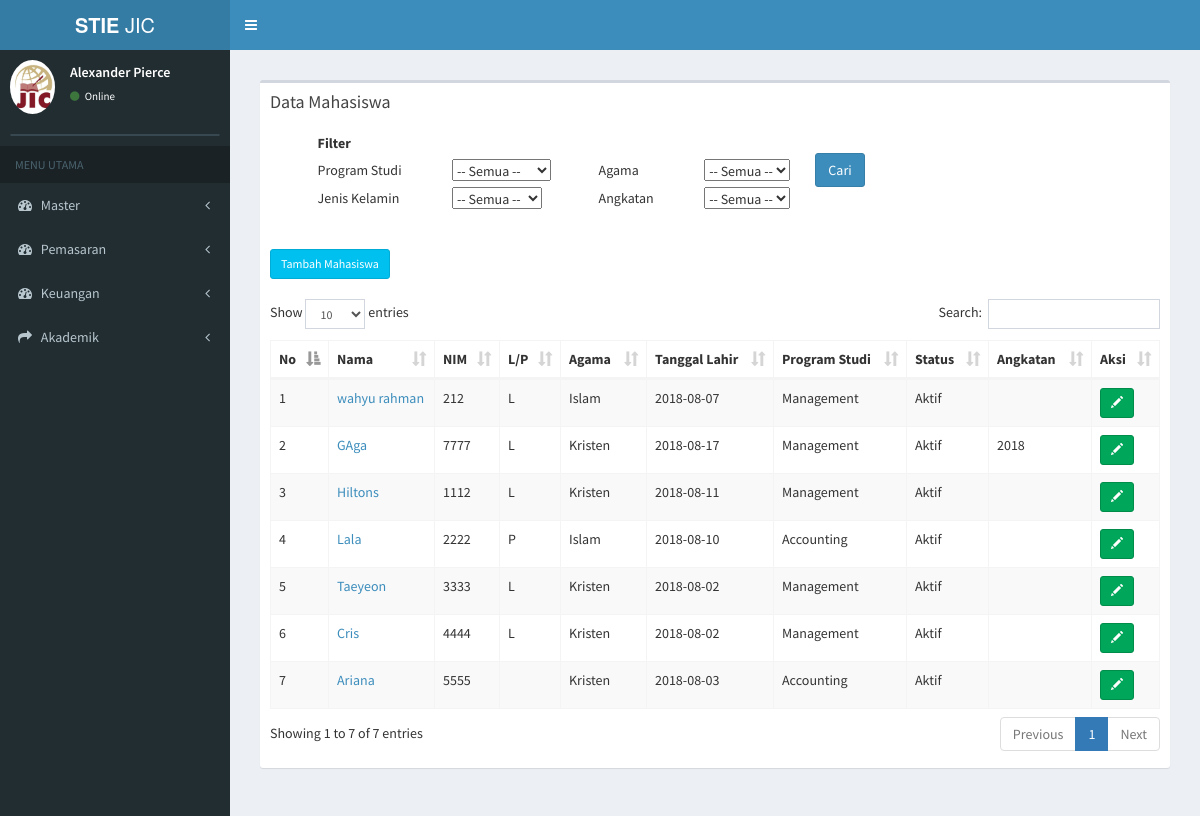
The app's page /index.php/mahasiswa/data_mahasiswa, older data.
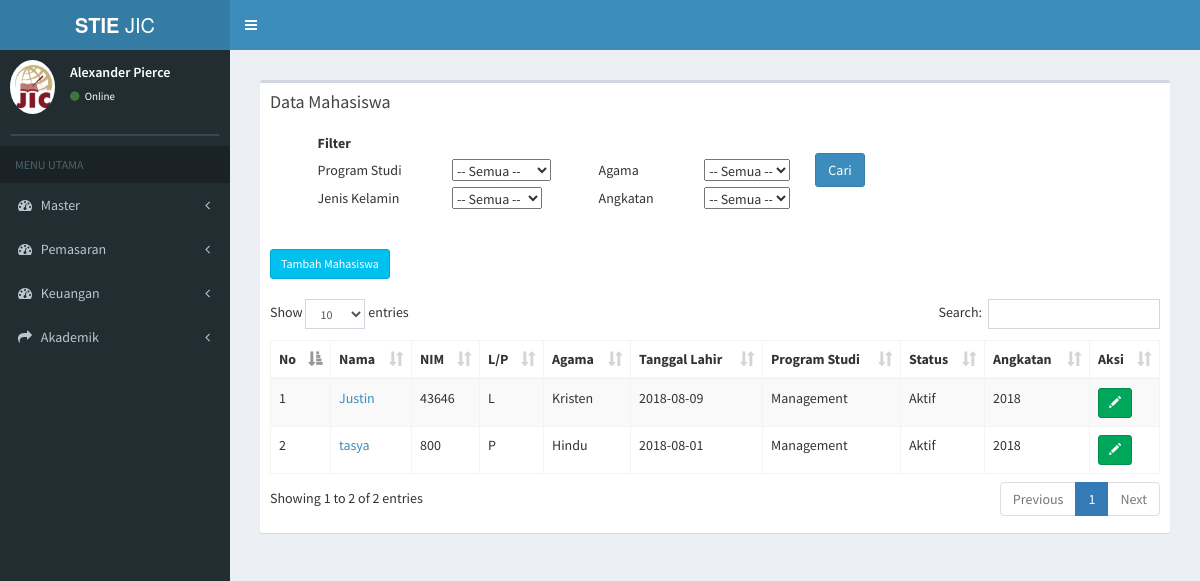
The same page, newer data.
### tables this page shows
CREATE TABLE `tb_mahasiswa` (
  `id_mahasiswa` varchar(7) NOT NULL,
  `id_du` varchar(15) NOT NULL,
  `nama_mahasiswa` varchar(50) NOT NULL,
  `nim` varchar(15) NOT NULL,
  `status_mahasiswa` varchar(20) NOT NULL,
  `id_prodi` varchar(7) NOT NULL,
  `id_konsentrasi` varchar(7) NOT NULL,
  `id_hasil_tes` varchar(7) NOT NULL,
  `id_sekolah` varchar(6) NOT NULL,
  `id_waktu` int(2) NOT NULL,
  `id_grade` varchar(2) NOT NULL,
  `semester_aktif` varchar(5) NOT NULL,
  `id_grade2` varchar(2) NOT NULL
);

CREATE TABLE `tb_bio` (
  `id_mahasiswa` varchar(10) NOT NULL,
  `jenis_kelamin` varchar(10) NOT NULL,
  `tempat_lahir` varchar(30) NOT NULL,
  `tanggal_lahir` date NOT NULL,
  `agama` varchar(20) NOT NULL,
  `foto_mahasiswa` text NOT NULL,
  `angkatan` varchar(4) NOT NULL
);

CREATE TABLE `tb_prodi` (
  `id_prodi` varchar(6) NOT NULL,
  `nama_prodi` varchar(20) NOT NULL,
  `ketua_prodi` varchar(50) NOT NULL
);

### application/controllers/mahasiswa.php (called while the page is built, shortened)
<?php
class Mahasiswa extends CI_Controller {
	public function __construct()
	{
		$this->load->model('mahasiswa_model');
		$this->load->model('daftar_ulang_model');
		$this->load->model('konsentrasi_model');
	}
	public function data_mahasiswa()
	{
			$data['mahasiswa'] = $this->mahasiswa_model->data_mahasiswa_dikti();
			$data['drop_down_prodi'] = $this->konsentrasi_model->get_prodi();
			$data['main_view'] = 'Mahasiswa/mahasiswa_view';
			$this->load->view('template', $data);
	}
}

### index.php (called while the page is built, shortened)
<?php
require_once BASEPATH.'core/CodeIgniter.php';

### application/models/mahasiswa_model.php (called while the page is built, shortened)
<?php
class Mahasiswa_model extends CI_Model {
  public function data_mahasiswa_dikti(){
    $this->db->select('*');
     $this->db->from('tb_mahasiswa');
     $this->db->join('tb_konsentrasi','tb_konsentrasi.id_konsentrasi=tb_mahasiswa.id_konsentrasi');
     $this->db->join('tb_prodi','tb_prodi.id_prodi=tb_mahasiswa.id_prodi');
     $this->db->join('tb_bio','tb_bio.id_mahasiswa=tb_mahasiswa.id_mahasiswa');
     $query = $this->db->get();
     return $query->result();
  }
}

### application/views/Mahasiswa/mahasiswa_view.php (the view, shortened to what this page needs)
<section class="content">
      <div class="row">
        <div class="col-xs-12">
          <div class="box">
            <div class="box-header">
              <h3 class="box-title">Data Mahasiswa</h3>
            </div>
            <div class="box-body">
              <table class="">
                <tbody>
                  <form method="get" action="<?php echo base_url("mahasiswa/filter_mahasiswa/")?>">
                  <tr>
                    <th>&nbsp;&nbsp;&nbsp;&nbsp;&nbsp;&nbsp;&nbsp;&nbsp;&nbsp;&nbsp;&nbsp;&nbsp;&nbsp;&nbsp;&nbsp;&nbsp;&nbsp;Filter</th>
                  </tr>
                  <tr>
                    <td>&nbsp;&nbsp;&nbsp;&nbsp;&nbsp;&nbsp;&nbsp;&nbsp;&nbsp;&nbsp;&nbsp;&nbsp;&nbsp;&nbsp;&nbsp;&nbsp;&nbsp;Program Studi</td>
                    <td>&nbsp;&nbsp;&nbsp;&nbsp;&nbsp;&nbsp;&nbsp;&nbsp;&nbsp;&nbsp;&nbsp;&nbsp;&nbsp;&nbsp;&nbsp;&nbsp;&nbsp;
                      <select name="id_prodi">
                        <option value="">-- Semua --</option>
                      </select>
                    </td>
                    <td>&nbsp;&nbsp;&nbsp;&nbsp;&nbsp;&nbsp;&nbsp;&nbsp;&nbsp;&nbsp;&nbsp;&nbsp;&nbsp;&nbsp;&nbsp;&nbsp;&nbsp;Agama</td>
                    <td>&nbsp;&nbsp;&nbsp;&nbsp;&nbsp;&nbsp;&nbsp;&nbsp;&nbsp;&nbsp;&nbsp;&nbsp;&nbsp;&nbsp;&nbsp;&nbsp;&nbsp;
                      <select name="agama">
                        <option value="">-- Semua --</option>
                      </select>
                    </td>
                    <td>
                      &nbsp;&nbsp;&nbsp;&nbsp;&nbsp;&nbsp;&nbsp;&nbsp;&nbsp;<input type="submit" class="btn btn-primary" value="Cari">
                    </td>
                  </tr>
                  <tr>
                    <td>&nbsp;&nbsp;&nbsp;&nbsp;&nbsp;&nbsp;&nbsp;&nbsp;&nbsp;&nbsp;&nbsp;&nbsp;&nbsp;&nbsp;&nbsp;&nbsp;&nbsp;Jenis Kelamin</td>
                    <td>&nbsp;&nbsp;&nbsp;&nbsp;&nbsp;&nbsp;&nbsp;&nbsp;&nbsp;&nbsp;&nbsp;&nbsp;&nbsp;&nbsp;&nbsp;&nbsp;&nbsp;
                      <select name="jenis_kelamin">
                        <option value="">-- Semua --</option>
                      </select>
                    </td>
                    <td>&nbsp;&nbsp;&nbsp;&nbsp;&nbsp;&nbsp;&nbsp;&nbsp;&nbsp;&nbsp;&nbsp;&nbsp;&nbsp;&nbsp;&nbsp;&nbsp;&nbsp;Angkatan</td>
                    <td>&nbsp;&nbsp;&nbsp;&nbsp;&nbsp;&nbsp;&nbsp;&nbsp;&nbsp;&nbsp;&nbsp;&nbsp;&nbsp;&nbsp;&nbsp;&nbsp;&nbsp;
                      <select name="angkatan">
                        <option value="">-- Semua --</option>
                      </select>
                    </td>
                  </tr>
                </tbody>
              </table>
              <br>
              <br>
              <table id="example1" class="table table-bordered table-striped">
                 <a href="<?php echo base_url(); ?>mahasiswa/page_tambah_mahasiswa" class="btn btn-info btn-sm" > Tambah Mahasiswa</a> <br> <br>
                <thead>
                <tr>
                  <th>No</th>
                  <th>Nama</th>
                  <th>NIM</th>
                  <th>L/P</th>
                  <th>Agama</th>
                  <th>Tanggal Lahir </th>
                  <th>Program Studi</th>
                  <th>Status</th>
                  <th>Angkatan</th>
                  <th>Aksi</th>
                </tr>
                </thead>
                <tbody>
                <?php
               $no = 0;
                foreach ($mahasiswa as $data) {
                  echo '
                <tr>
                  <td>'.++$no.'</td>
                  <td><a href="'.base_url('mahasiswa/lihat_mahasiswa_dikti/'.$data->id_mahasiswa).'")>'.$data->nama_mahasiswa.'</a></td>
                  <td>'.$data->nim.'</td>
                  <td>'.$data->jenis_kelamin.'</td>
                  <td>'.$data->agama.'</td>
                  <td>'.$data->tanggal_lahir.'</td>
                  <td>'.$data->nama_prodi.'</td>
                  <td>'.$data->status_mahasiswa.'</td>
                  <td>'.$data->angkatan.'</td>
                  <td>
                    <a href="'.base_url('mahasiswa/detail_mahasiswa_dikti/'.$data->id_mahasiswa).'" class="btn btn-success  btn-sm"><i class="glyphicon glyphicon-pencil"></i><span class="tooltiptext">Detail Mahasiswa</span></a>
                  </td>
                </tr>
                ';
              }
              ?>
                </tbody>
              </table>
            </div>
          </div>
        </div>
      </div>
    </section>

### application/views/template.php (shortened to what this page needs)
<!DOCTYPE html>
<html>
<head>
  <link rel="stylesheet" href="<?php echo base_url(); ?>assets/css/bootstrap.min.css">
  <link rel="stylesheet" href="https://cdnjs.cloudflare.com/ajax/libs/font-awesome/4.5.0/css/font-awesome.min.css">
  <link rel="stylesheet" href="https://cdnjs.cloudflare.com/ajax/libs/ionicons/2.0.1/css/ionicons.min.css">
  <link rel="stylesheet" href="<?php echo base_url(); ?>assets/dist/css/AdminLTE.min.css">
  <link rel="stylesheet" href="<?php echo base_url(); ?>assets/dist/css/skins/_all-skins.min.css">
  <link rel="stylesheet" href="<?php echo base_url(); ?>assets/plugins/select2/select2.min.css">
  <link rel="stylesheet" href="<?php echo base_url(); ?>assets/css/styleku.css">
  <link rel="stylesheet" href="<?php echo base_url(); ?>assets/plugins/datatables/dataTables.bootstrap.css">
</head>
<body class="hold-transition skin-blue sidebar-mini">
<div class="wrapper">
  <header class="main-header">
    <a href="../../index2.html" class="logo">
      <span class="logo-lg"><b>STIE </b>JIC</span>
    </a>
    <nav class="navbar navbar-static-top">
      <a href="#" class="sidebar-toggle" data-toggle="offcanvas" role="button">
      </a>
    </nav>
  </header>
  <aside class="main-sidebar">
    <section class="sidebar">
      <div class="user-panel">
        <div class="pull-left image">
          <img src="<?php echo base_url(); ?>/assets/img/jic.png" class="img-circle" alt="User Image">
        </div>
        <div class="pull-left info">
          <p>Alexander Pierce</p>
          <a href="#"><i class="fa fa-circle text-success"></i> Online</a>
        </div>
      </div>
      <form action="#" method="get" class="sidebar-form">
      </form>
      <ul class="sidebar-menu">
        <li class="header">MENU UTAMA</li>
        <li class="treeview">
          <a href="#">
            <i class="fa fa-dashboard"></i> <span>Master</span>
            <span class="pull-right-container">
              <i class="fa fa-angle-left pull-right"></i>
            </span>
          </a>
        </li>
        <li class="treeview">
          <a href="#">
            <i class="fa fa-dashboard"></i> <span> Pemasaran </span>
            <span class="pull-right-container">
              <i class="fa fa-angle-left pull-right"></i>
            </span>
          </a>
        </li>
        <li class="treeview">
          <a href="#">
            <i class="fa fa-dashboard"></i> <span> Keuangan </span>
            <span class="pull-right-container">
              <i class="fa fa-angle-left pull-right"></i>
            </span>
          </a>
        </li>
         <li class="treeview">
          <a href="#">
            <i class="fa fa-share"></i> <span>Akademik</span>
            <span class="pull-right-container">
              <i class="fa fa-angle-left pull-right"></i>
            </span>
          </a>
        </li>
      </ul>
    </section>
  </aside>
  <div class="content-wrapper">
    <section class="content">
      <?php $this->load->view($main_view); ?>
    </section>
  </div>
    </div>
</body>
</html>

### application/views/template.php (style rules this page uses)
a { position: relative; display: inline-block; }

Row changes from the older to the newer data that the page shows:
removed tb_mahasiswa: nama_mahasiswa "wahyu rahman", nim "212", tb_bio.jenis_kelamin "L", tb_bio.agama "Islam", tb_bio.tanggal_lahir "2018-08-07", id_prodi.nama_prodi "Management", status_mahasiswa "Aktif"
removed tb_mahasiswa: nama_mahasiswa "GAga", nim "7777", tb_bio.jenis_kelamin "L", tb_bio.agama "Kristen", tb_bio.tanggal_lahir "2018-08-17", id_prodi.nama_prodi "Management", status_mahasiswa "Aktif", tb_bio.angkatan "2018"
removed tb_mahasiswa: nama_mahasiswa "Hiltons", nim "1112", tb_bio.jenis_kelamin "L", tb_bio.agama "Kristen", tb_bio.tanggal_lahir "2018-08-11", id_prodi.nama_prodi "Management", status_mahasiswa "Aktif"
removed tb_mahasiswa: nama_mahasiswa "Lala", nim "2222", tb_bio.jenis_kelamin "P", tb_bio.agama "Islam", tb_bio.tanggal_lahir "2018-08-10", id_prodi.nama_prodi "Accounting", status_mahasiswa "Aktif"
removed tb_mahasiswa: nama_mahasiswa "Taeyeon", nim "3333", tb_bio.jenis_kelamin "L", tb_bio.agama "Kristen", tb_bio.tanggal_lahir "2018-08-02", id_prodi.nama_prodi "Management", status_mahasiswa "Aktif"
removed tb_mahasiswa: nama_mahasiswa "Cris", nim "4444", tb_bio.jenis_kelamin "L", tb_bio.agama "Kristen", tb_bio.tanggal_lahir "2018-08-02", id_prodi.nama_prodi "Management", status_mahasiswa "Aktif"
removed tb_mahasiswa: nama_mahasiswa "Ariana", nim "5555", tb_bio.agama "Kristen", tb_bio.tanggal_lahir "2018-08-03", id_prodi.nama_prodi "Accounting", status_mahasiswa "Aktif"
added tb_mahasiswa: nama_mahasiswa "Justin", nim "43646", tb_bio.jenis_kelamin "L", tb_bio.agama "Kristen", tb_bio.tanggal_lahir "2018-08-09", id_prodi.nama_prodi "Management", status_mahasiswa "Aktif", tb_bio.angkatan "2018"
added tb_mahasiswa: nama_mahasiswa "tasya", nim "800", tb_bio.jenis_kelamin "P", tb_bio.agama "Hindu", tb_bio.tanggal_lahir "2018-08-01", id_prodi.nama_prodi "Management", status_mahasiswa "Aktif", tb_bio.angkatan "2018"
Text that changed along with them:
text written by a page script: "Show entries Search: Showing 1 to 7 of 7 entries Previous 1 Next" → "Show entries Search: Showing 1 to 2 of 2 entries Previous 1 Next"
